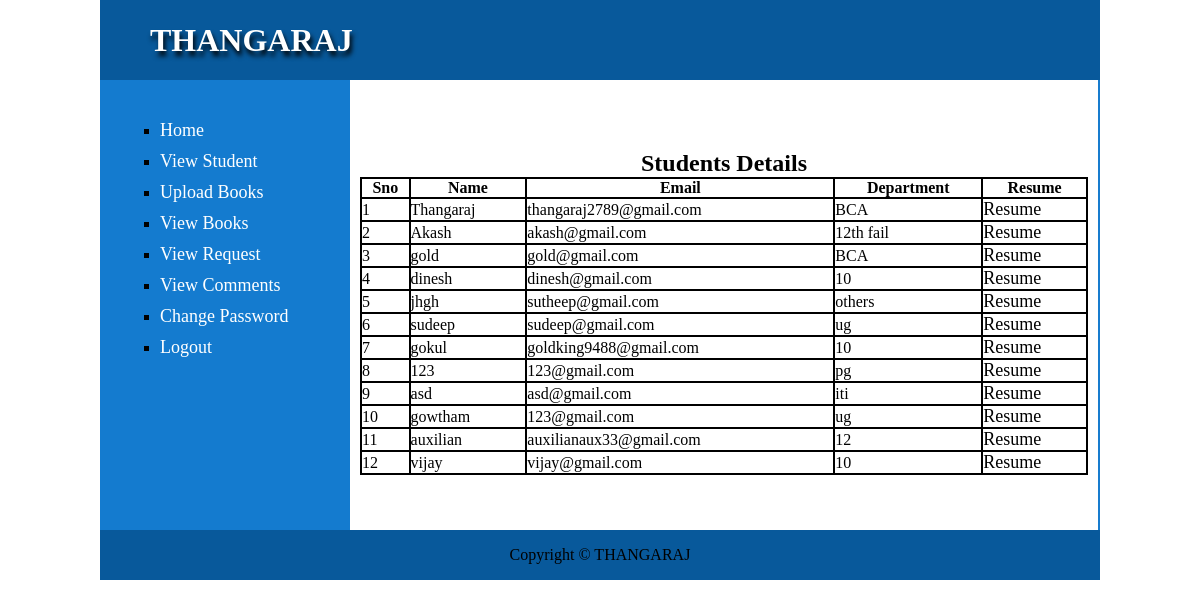
The page /view_student.php (signed in) on the database its author committed.
### tables this page shows
CREATE TABLE IF NOT EXISTS `student` (
  `ID` int(11) NOT NULL AUTO_INCREMENT,
  `NAME` varchar(50) NOT NULL,
  `PASS` varchar(20) NOT NULL,
  `MAIL` varchar(40) NOT NULL,
  `DEP` varchar(20) NOT NULL,
  `RESUME` varchar(255) DEFAULT NULL,
  PRIMARY KEY (`ID`)
);

### view_student.php (the view, shortened to what this page needs)
<?php
include 'db.php';
?>
<!DOCTYPE html>
<html lang="en">
<head>
    <link rel="stylesheet" href="css/style.css">
</head>
<body>
    <div class="container">
    <div class="title">
       <h1> THANGARAJ</h1>
    </div>
    <div class="wrapper">
    <h2 class="center"> Students Details</h2>
<?php
$sql="select * from student";
$result=$db->query($sql);
echo "<table>
<tr>
<th>Sno</th>
<th>Name</th>
<th>Email</th>
<th>Department</th>
<th>Resume</th>
</tr>";
if($row=$result->num_rows>0){
$i=0;
while($row=$result->fetch_assoc())
{
    $i++;
    echo "<tr>
    <td>{$i}</td>
    <td>{$row['NAME']}</td>
    <td>{$row['MAIL']}</td>
    <td>{$row['DEP']}</td>
    <td><a href='{$row["RESUME"]}' class='anchor' target='_blank'>Resume</a></td>
    </tr>";
}
echo "</table>";
}else{
    echo "<p class='error'>No Students Records Found</p>";
}
?>
    </div>
    <div class="nav">
       <?php
      include "anav.php";
       ?>
    </div>
<div class="footer">
    <p>Copyright &copy; THANGARAJ</p>
</div>
    </div>
</body>
</html>

### css/style.css (style rules this page uses)
* { margin: 0; padding: 0; box-sizing: border-box; }
.container { width: 1000px; margin: auto; }
.title { width: 100%; background: rgb(8, 89, 155); height: 80px; line-height: 80px; padding-left: 50px; }
.title h1 { color: #fff; text-shadow: 2px 5px 5px rgb(0, 0, 0); }
.wrapper { width: 75%; float: right; height: 450px; padding: 10px; border-right: 2px solid rgb(24, 124, 206); }
.nav { width: 25%; background-color: rgb(20, 123, 207); float: right; height: 450px; padding-left: 60px; padding-top: 30px; }
a { text-decoration: none; color: #fff; font-size: 18px; }
.footer { height: 50px; line-height: 50px; background-color: rgb(8, 89, 155); clear: both; width: 100%; text-align: center; }
.center { text-align: center; margin-top: 60px; }
table { width: 100%; border-collapse: collapse; }
table th,table td { border: 2px solid #000; }
.anchor { color: #000; }

### rows shown on the page
student: NAME "Thangaraj", MAIL "thangaraj2789@gmail.com", DEP "BCA"
student: NAME "Akash", MAIL "akash@gmail.com", DEP "12th fail"
student: NAME "gold", MAIL "gold@gmail.com", DEP "BCA"
student: NAME "dinesh", MAIL "dinesh@gmail.com", DEP "10"
student: NAME "jhgh", MAIL "sutheep@gmail.com", DEP "others"
student: NAME "sudeep", MAIL "sudeep@gmail.com", DEP "ug"
student: NAME "gokul", MAIL "goldking9488@gmail.com", DEP "10"
student: NAME "123", MAIL "123@gmail.com", DEP "pg"
student: NAME "asd", MAIL "asd@gmail.com", DEP "iti"
student: NAME "gowtham", MAIL "123@gmail.com", DEP "ug"
student: NAME "auxilian", MAIL "auxilianaux33@gmail.com", DEP "12"
student: NAME "vijay", MAIL "vijay@gmail.com", DEP "10"
